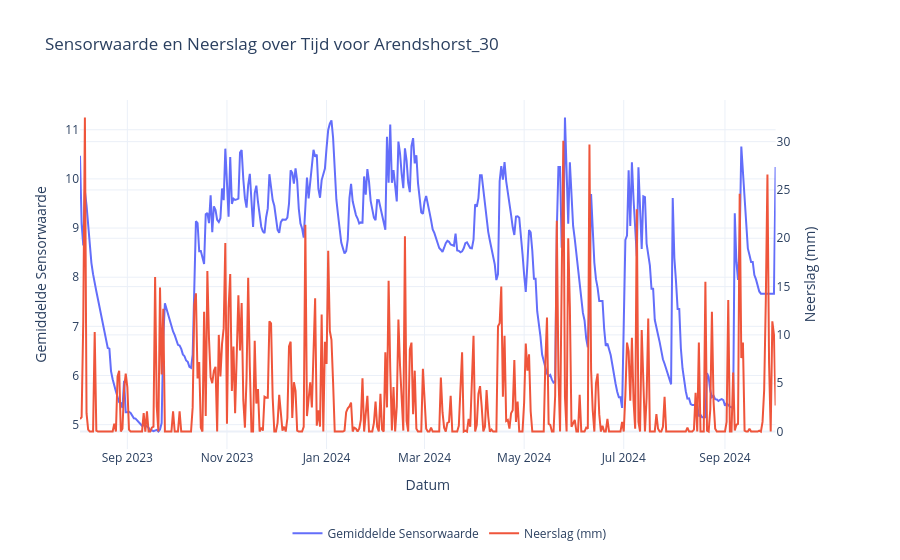
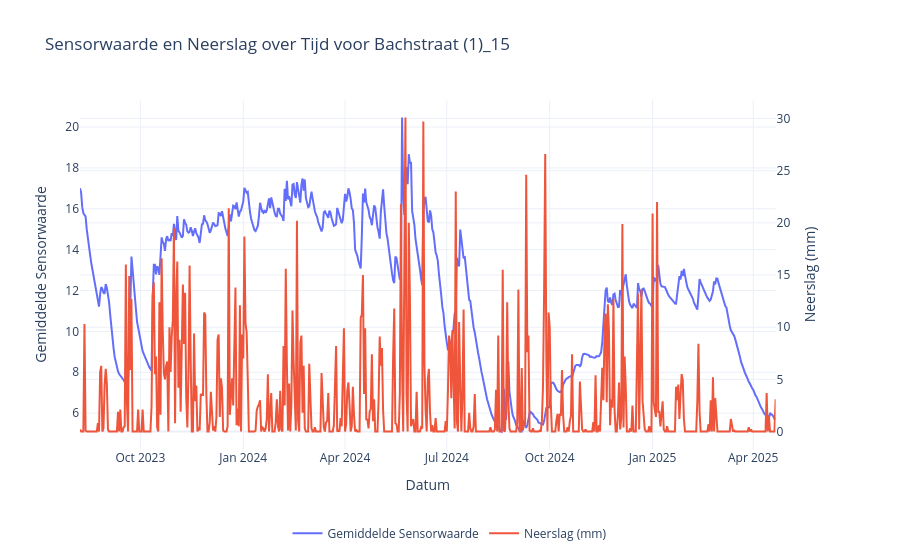
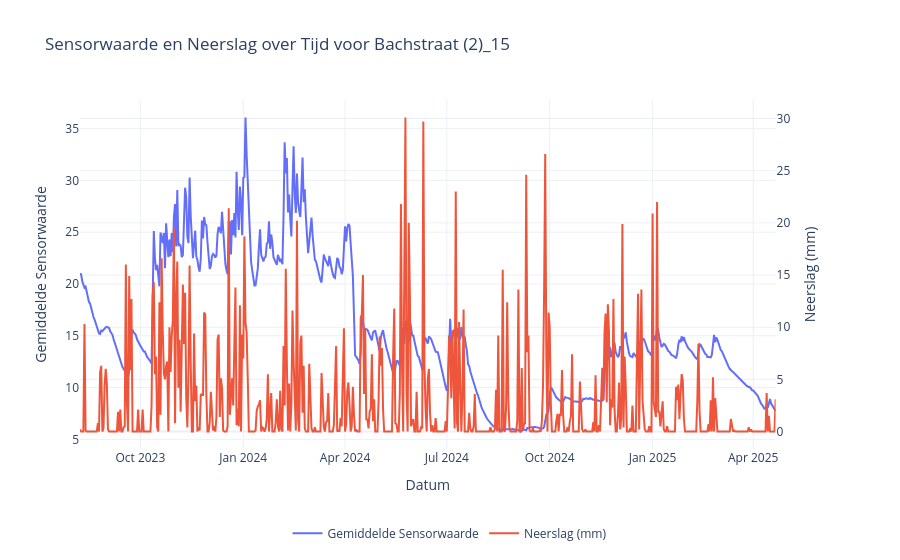
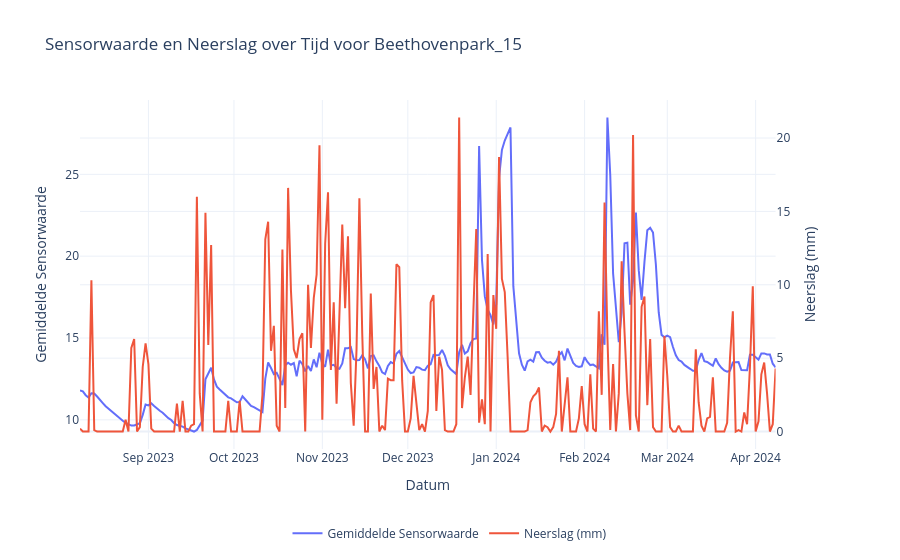

The code cell stored with these charts, in order, in its notebook:
### Code cell
import plotly.graph_objects as go
from plotly.subplots import make_subplots

# Zorg ervoor dat 'datum' een datetime-formaat heeft
df['datum'] = pd.to_datetime(df['datum'])

# Maak een lijst met unieke locaties
locaties = df['locatie'].unique()

# Loop door elke locatie en plot de grafiek
for locatie in locaties:
    # Filter de data voor de huidige locatie
    data_locatie = df[df['locatie'] == locatie]

    # Sorteer data op datum voor een consistente tijdsreeks
    data_locatie = data_locatie.sort_values('datum')

    # Begin met het aanmaken van een subplot met twee y-assen
    fig = make_subplots(specs=[[{"secondary_y": True}]])

    # Voeg de sensorwaarde toe aan de primaire y-as
    fig.add_trace(
        go.Scatter(
            x=data_locatie['datum'], y=data_locatie['s'], name='Gemiddelde Sensorwaarde'),
        secondary_y=False,
    )

    # Voeg de neerslag toe aan de secundaire y-as
    fig.add_trace(
        go.Scatter(x=data_locatie['datum'],
                   y=data_locatie['n'], name='Neerslag (mm)'),
        secondary_y=True,
    )

    # Labels en titel toevoegen
    fig.update_xaxes(title_text="Datum")
    fig.update_yaxes(title_text="Gemiddelde Sensorwaarde", secondary_y=False)
    fig.update_yaxes(title_text="Neerslag (mm)", secondary_y=True)

    fig.update_layout(
        title_text=f"Sensorwaarde en Neerslag over Tijd voor {locatie}",
        template="plotly_white",
        legend=dict(
            orientation="h",
            yanchor="top",
            y=-0.2,  # Plaatst de legenda onder de grafiek
            xanchor="center",
            x=0.5
        )
    )

    # Toon de grafiek
    fig.show()

    # fig.write_image(f"../final_documentatie/figuren/{locatie}.png")

### Figure 1 — Plotly figure (JSON) as saved in the notebook; plotly's stock layout.template omitted (floating-point values rounded to 4 significant figures; data arrays with more than 128 entries replaced by an {"elided": "..."} marker saying what was removed)
{"data": [{"name": "Gemiddelde Sensorwaarde", "type": "scatter", "x": {"elided": "427 str values"}, "xaxis": "x", "y": {"elided": "427 float values"}, "yaxis": "y"}, {"name": "Neerslag (mm)", "type": "scatter", "x": {"elided": "427 str values"}, "xaxis": "x", "y": {"elided": "427 float values"}, "yaxis": "y2"}], "layout": {"legend": {"orientation": "h", "x": 0.5, "xanchor": "center", "y": -0.2, "yanchor": "top"}, "title": {"text": "Sensorwaarde en Neerslag over Tijd voor Arendshorst_30"}, "xaxis": {"anchor": "y", "domain": [0, 0.94], "title": {"text": "Datum"}}, "yaxis": {"anchor": "x", "domain": [0, 1], "title": {"text": "Gemiddelde Sensorwaarde"}}, "yaxis2": {"anchor": "x", "overlaying": "y", "side": "right", "title": {"text": "Neerslag (mm)"}}}}

### Figure 2 — Plotly figure (JSON) as saved in the notebook; plotly's stock layout.template omitted (floating-point values rounded to 4 significant figures; data arrays with more than 128 entries replaced by an {"elided": "..."} marker saying what was removed)
{"data": [{"name": "Gemiddelde Sensorwaarde", "type": "scatter", "x": {"elided": "623 str values"}, "xaxis": "x", "y": {"elided": "623 float values"}, "yaxis": "y"}, {"name": "Neerslag (mm)", "type": "scatter", "x": {"elided": "623 str values"}, "xaxis": "x", "y": {"elided": "623 float values"}, "yaxis": "y2"}], "layout": {"legend": {"orientation": "h", "x": 0.5, "xanchor": "center", "y": -0.2, "yanchor": "top"}, "title": {"text": "Sensorwaarde en Neerslag over Tijd voor Bachstraat (1)_15"}, "xaxis": {"anchor": "y", "domain": [0, 0.94], "title": {"text": "Datum"}}, "yaxis": {"anchor": "x", "domain": [0, 1], "title": {"text": "Gemiddelde Sensorwaarde"}}, "yaxis2": {"anchor": "x", "overlaying": "y", "side": "right", "title": {"text": "Neerslag (mm)"}}}}

### Figure 3 — Plotly figure (JSON) as saved in the notebook; plotly's stock layout.template omitted (floating-point values rounded to 4 significant figures; data arrays with more than 128 entries replaced by an {"elided": "..."} marker saying what was removed)
{"data": [{"name": "Gemiddelde Sensorwaarde", "type": "scatter", "x": {"elided": "623 str values"}, "xaxis": "x", "y": {"elided": "623 float values"}, "yaxis": "y"}, {"name": "Neerslag (mm)", "type": "scatter", "x": {"elided": "623 str values"}, "xaxis": "x", "y": {"elided": "623 float values"}, "yaxis": "y2"}], "layout": {"legend": {"orientation": "h", "x": 0.5, "xanchor": "center", "y": -0.2, "yanchor": "top"}, "title": {"text": "Sensorwaarde en Neerslag over Tijd voor Bachstraat (2)_15"}, "xaxis": {"anchor": "y", "domain": [0, 0.94], "title": {"text": "Datum"}}, "yaxis": {"anchor": "x", "domain": [0, 1], "title": {"text": "Gemiddelde Sensorwaarde"}}, "yaxis2": {"anchor": "x", "overlaying": "y", "side": "right", "title": {"text": "Neerslag (mm)"}}}}

### Figure 4 — Plotly figure (JSON) as saved in the notebook; plotly's stock layout.template omitted (floating-point values rounded to 4 significant figures; data arrays with more than 128 entries replaced by an {"elided": "..."} marker saying what was removed)
{"data": [{"name": "Gemiddelde Sensorwaarde", "type": "scatter", "x": {"elided": "245 str values"}, "xaxis": "x", "y": {"elided": "245 float values"}, "yaxis": "y"}, {"name": "Neerslag (mm)", "type": "scatter", "x": {"elided": "245 str values"}, "xaxis": "x", "y": {"elided": "245 float values"}, "yaxis": "y2"}], "layout": {"legend": {"orientation": "h", "x": 0.5, "xanchor": "center", "y": -0.2, "yanchor": "top"}, "title": {"text": "Sensorwaarde en Neerslag over Tijd voor Beethovenpark_15"}, "xaxis": {"anchor": "y", "domain": [0, 0.94], "title": {"text": "Datum"}}, "yaxis": {"anchor": "x", "domain": [0, 1], "title": {"text": "Gemiddelde Sensorwaarde"}}, "yaxis2": {"anchor": "x", "overlaying": "y", "side": "right", "title": {"text": "Neerslag (mm)"}}}}
